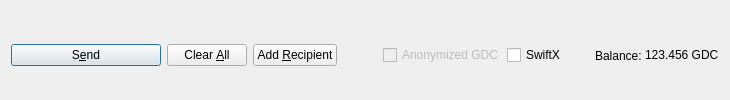
         <widget class="QFrame" name="frame_Send">
          <layout class="QHBoxLayout" name="horizontalLayout">
           <property name="bottomMargin">
            <number>0</number>
           </property>
           <item>
            <widget class="QPushButton" name="sendButton">
             <property name="minimumSize">
              <size>
               <width>150</width>
               <height>0</height>
              </size>
             </property>
             <property name="toolTip">
              <string>Confirm the send action</string>
             </property>
             <property name="text">
              <string>S&amp;end</string>
             </property>
             <property name="icon">
              <iconset resource="../goodcoin.qrc">
               <normaloff>:/icons/send</normaloff>:/icons/send</iconset>
             </property>
             <property name="autoDefault">
              <bool>false</bool>
             </property>
             <property name="default">
              <bool>true</bool>
             </property>
            </widget>
           </item>
           <item>
            <widget class="QPushButton" name="clearButton">
             <property name="sizePolicy">
              <sizepolicy hsizetype="Minimum" vsizetype="Fixed">
               <horstretch>0</horstretch>
               <verstretch>0</verstretch>
              </sizepolicy>
             </property>
             <property name="toolTip">
              <string>Clear all fields of the form.</string>
             </property>
             <property name="text">
              <string>Clear &amp;All</string>
             </property>
             <property name="icon">
              <iconset resource="../goodcoin.qrc">
               <normaloff>:/icons/remove</normaloff>:/icons/remove</iconset>
             </property>
             <property name="autoDefault">
              <bool>false</bool>
             </property>
            </widget>
           </item>
           <item>
            <widget class="QPushButton" name="addButton">
             <property name="toolTip">
              <string>Send to multiple recipients at once</string>
             </property>
             <property name="text">
              <string>Add &amp;Recipient</string>
             </property>
             <property name="icon">
              <iconset resource="../goodcoin.qrc">
               <normaloff>:/icons/add</normaloff>:/icons/add</iconset>
             </property>
             <property name="autoDefault">
              <bool>false</bool>
             </property>
            </widget>
           </item>
           <item>
            <spacer name="horizontalSpacer">
             <property name="orientation">
              <enum>Qt::Horizontal</enum>
             </property>
             <property name="sizeHint" stdset="0">
              <size>
               <width>40</width>
               <height>20</height>
              </size>
             </property>
            </spacer>
           </item>
           <item>
            <layout class="QHBoxLayout" name="horizontalLayout_2">
             <property name="spacing">
              <number>3</number>
             </property>
             <item>
              <widget class="QCheckBox" name="checkzGDC">
               <property name="enabled">
                <bool>false</bool>
               </property>
               <property name="text">
                <string>Anonymized GDC</string>
               </property>
              </widget>
             </item>
             <item>
              <widget class="QCheckBox" name="checkSwiftTX">
               <property name="enabled">
                <bool>true</bool>
               </property>
               <property name="minimumSize">
                <size>
                 <width>85</width>
                 <height>0</height>
                </size>
               </property>
               <property name="text">
                <string>SwiftX</string>
               </property>
              </widget>
             </item>
             <item>
              <widget class="QLabel" name="label">
               <property name="text">
                <string>Balance:</string>
               </property>
              </widget>
             </item>
             <item>
              <widget class="QLabel" name="labelBalance">
               <property name="sizePolicy">
                <sizepolicy hsizetype="Preferred" vsizetype="Fixed">
                 <horstretch>0</horstretch>
                 <verstretch>0</verstretch>
                </sizepolicy>
               </property>
               <property name="cursor">
                <cursorShape>IBeamCursor</cursorShape>
               </property>
               <property name="text">
                <string notr="true">123.456 GDC</string>
               </property>
               <property name="textInteractionFlags">
                <set>Qt::LinksAccessibleByMouse|Qt::TextSelectableByKeyboard|Qt::TextSelectableByMouse</set>
               </property>
              </widget>
             </item>
            </layout>
           </item>
          </layout>
         </widget>
